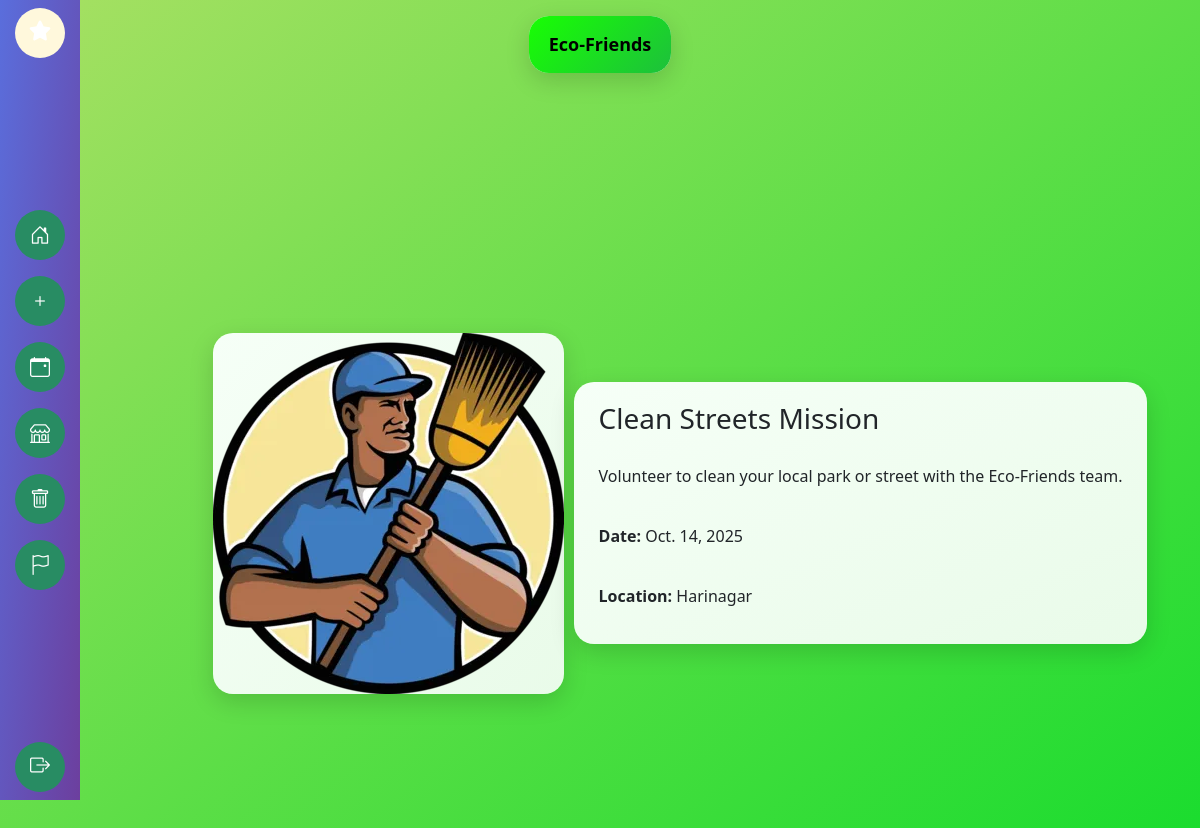
Screenshot of /events/1/ (signed in) with the database file from the repository.
### events/models.py (models this page shows, shortened)
class Event(models.Model):
    name = models.CharField(max_length=200)
    description = models.TextField()
    date = models.DateField()
    location = models.CharField(max_length=255)
    image = models.ImageField(upload_to='event_images/', blank=True, null=True)

### events/views.py (the view)
# urls.py: path('<int:event_id>/', event_detail, name='event_detail'),
@login_required
def event_detail(request, event_id):
    event = get_object_or_404(Event, id=event_id)
    return render(request, 'event_detail.html', {'event': event})

### templates/event_detail.html (shortened to what this page needs)
{% extends 'base.html' %}
{% block content %}
<div class="main-content d-flex justify-content-center align-items-center mt-4" style="gap: 10px;">
    <div class="card">
        {% if event.image %}
        <img src="{{ event.image.url }}" class="card-img-top" alt="{{ event.name }}">
        {% endif %}
    </div>
    <div class="card">
        <div class="card-body">
            <h3 class="card-title">{{ event.name }}</h3>
            <p class="card-text">{{ event.description }}</p>
            <p><strong>Date:</strong> {{ event.date }}</p>
            <p><strong>Location:</strong> {{ event.location }}</p>
        </div>
    </div>
</div>
{% endblock %}

### static/styles.css (style rules this page uses)
body { margin: 0; min-height: 100vh; background: linear-gradient(to bottom right, #a8e063, #14dc2c); background-repeat: no-repeat; }
.main-content { margin-left: 160px; padding: 40px; justify-content: center; align-items: flex-start; min-height: 100vh; }
.card { border: none; border-radius: 20px; overflow: hidden; background: linear-gradient(to bottom right, #f6fff7, #e9fbe9); box-shadow: 0 8px 25px rgba(0, 0, 0, 0.15); transition: transform 0.3s ease, box-shadow 0.3s ease; }
.card-body { padding: 20px 25px; display: flex; flex-direction: column; gap: 20px; }

### rows the page displays
Event: image (picture), name "Clean Streets Mission", description "Volunteer to clean your local park or street with the Eco-Friends team.", date "Oct. 14, 2025", location "Harinagar"
